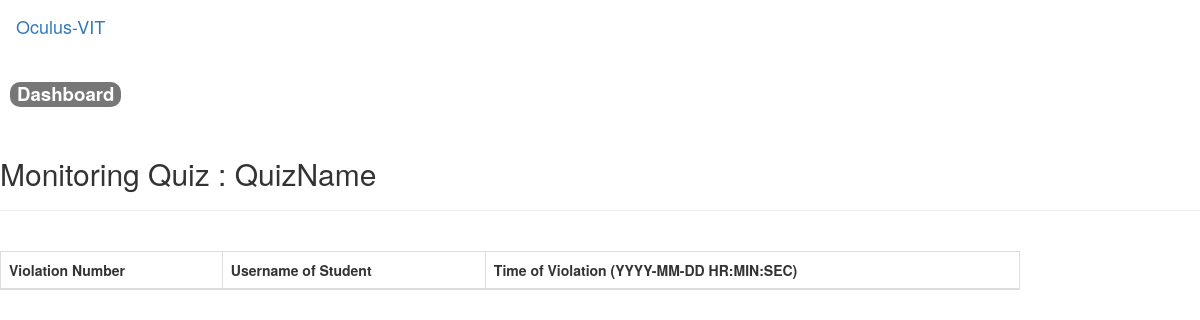
/quizMonitor.php?eid=5f6cb01764f77, run on an earlier commit of the app's database.
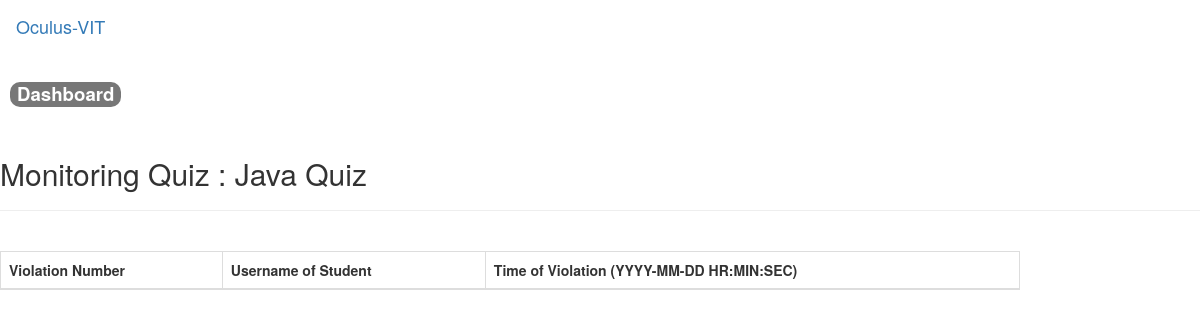
And on a later commit of the database.
### tables this page shows
CREATE TABLE `quiz` (
  `id` int(11) NOT NULL,
  `eid` text NOT NULL,
  `title` varchar(100) NOT NULL,
  `correct` int(11) NOT NULL,
  `wrong` int(11) NOT NULL,
  `total` int(11) NOT NULL,
  `time` bigint(20) NOT NULL,
  `date` timestamp NOT NULL DEFAULT current_timestamp() ON UPDATE current_timestamp(),
  `status` varchar(16) NOT NULL
);

### quizMonitor.php (the view, shortened to what this page needs)
<?php
    require_once "mysqlConfig.php";
    $quizname = "QuizName";
    $rs = mysqli_query($sql_api , 'SELECT title FROM quiz WHERE eid="'. $_GET['eid'] . '"' );
    if(mysqli_num_rows($rs) > 0){
        $ro = mysqli_fetch_array($rs);
        $quizname = $ro[0];
    }
?>
<!DOCTYPE html>
<html lang="en">
<head>
    <link rel="stylesheet" href="css/bootstrap.min.css">
</head>
<body onload = "callAjax();">
    <nav class="navbar navbar-dark bg-dark">
        <a class="navbar-brand" href="">Oculus-VIT</a>
    </nav>
    <a class="badge badge-secondary" style="font-size: 14pt; margin:10px" href="dashboard.php?q=6">Dashboard</a>
    <br><br>
    <div class="p-3">
        <h2>Monitoring Quiz : <?php echo $quizname;?></h2>
        <hr>
        <br>
        <table class="table table-dark table-striped table-bordered" style="width: 85%;">
            <thead class = "thead-dark">
                <tr>
                    <th>Violation Number</th>
                    <th>Username of Student</th>
                    <th>Time of Violation (YYYY-MM-DD HR:MIN:SEC)</th>
                </tr>
            </thead>
        </table>
    </div>
</body>
</html>

What changed in the data, as far as the page shows it:
added quiz: title "Java Quiz"
Also different on the page:
$quizname: "QuizName" → (not shown)
